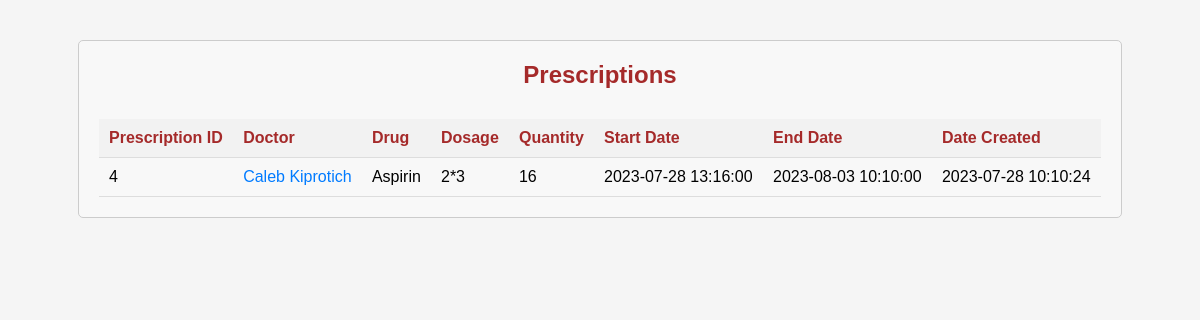
/profiles/assignedPatientPrescriptions.php?patientId=21 (signed in), run on the app's committed database.
### tables this page shows
CREATE TABLE `prescription` (
  `prescriptionId` int(11) NOT NULL,
  `consultationId` int(11) DEFAULT NULL,
  `drugId` int(11) DEFAULT NULL,
  `dosage` varchar(32) NOT NULL,
  `quantity` int(11) NOT NULL,
  `startDate` timestamp NOT NULL DEFAULT current_timestamp() ON UPDATE current_timestamp(),
  `endDate` timestamp NOT NULL DEFAULT '0000-00-00 00:00:00',
  `dateCreated` timestamp NOT NULL DEFAULT current_timestamp()
);

CREATE TABLE `doctor` (
  `doctorId` int(11) NOT NULL,
  `firstName` varchar(128) NOT NULL,
  `lastName` varchar(128) NOT NULL,
  `gender` varchar(10) NOT NULL,
  `emailAddress` varchar(255) NOT NULL,
  `phoneNumber` varchar(20) NOT NULL,
  `specialization` varchar(128) NOT NULL,
  `healthCenterId` int(11) NOT NULL,
  `SSN` int(11) NOT NULL,
  `startYear` int(11) NOT NULL,
  `activeStatus` tinyint(1) DEFAULT 1,
  `passwordHash` varchar(255) NOT NULL
);

CREATE TABLE `drug` (
  `drugId` int(11) NOT NULL AUTO_INCREMENT,
  `tradeName` varchar(128) NOT NULL,
  `scientificName` varchar(255) NOT NULL,
  `formula` varchar(255) NOT NULL,
  `form` varchar(128) NOT NULL,
  `dateManufactured` timestamp NOT NULL DEFAULT current_timestamp() ON UPDATE current_timestamp(),
  `expiryDate` timestamp NOT NULL DEFAULT '0000-00-00 00:00:00',
  `supplyId` int(11) DEFAULT NULL,
  `imagePath` varchar(255),  
  `category` varchar(255), 
  PRIMARY KEY (`drugId`)
);

### configuration.php (called while the page is built)
<?php
$config = [
	'db_host' => 'localhost',
	'db_username' => 'root',
	'db_password' => '',
	'db_name' => 'drug_dispenser'
];
?>

### database.php (called while the page is built, shortened)
<?php
class Database {
	private $host;
	private $username;
	private $password;
	private $database;
	private $connection;
	public function __construct() {
		require_once 'configuration.php';
		$this->host = $config['db_host'];
		$this->username = $config['db_username'];
		$this->password = $config['db_password'];
		$this->database = $config['db_name'];
	}
	private function connect() {
		$this->connection = new mysqli($this->host, $this->username, $this->password, $this->database);
	}
	public function queryData($query, $values) {
		if (count($values) > 0) {
			$statement = $this->connection->prepare($query);
			$statement->bind_param(str_repeat('s', count($values)), ...$values);
			$statement->execute();
			$result = $statement->get_result();
			$rows = $result->fetch_all(MYSQLI_ASSOC);
			$statement->close();
		} else {
			$result = $this->connection->query($query);
			$rows = $result->fetch_all(MYSQLI_ASSOC);
		}
		return $rows;
	}
}
?>

### profiles/assignedPatientPrescriptions.php (the view, shortened to what this page needs)
<?php
if ($_GET['patientId'])
{
	$patientId = $_GET['patientId'];
}
?>
<!DOCTYPE html>
<html>
<head>
    <link rel="stylesheet" type="text/css" href="../administrator/styles.css">
    <link rel="stylesheet" type="text/css" href="styles.css">
</head>
<body>
    <div class="container">
        <h2>Prescriptions</h2>
        <table>
            <thead>
                <tr>
                    <th>Prescription ID</th>
                    <th>Doctor</th>
                    <th>Drug</th>
                    <th>Dosage</th>
                    <th>Quantity</th>
                    <th>Start Date</th>
                    <th>End Date</th>
                    <th>Date Created</th>
                </tr>
            </thead>
            <tbody>
                <?php
                require_once '../database.php';
                $db = new Database();
                $query = "SELECT p.prescriptionId, d.firstName AS doctorFirstName, d.doctorId, d.lastName AS doctorLastName,
                          dr.tradeName AS drugTradeName, p.dosage, p.quantity, p.startDate, p.endDate, p.dateCreated
                          FROM prescription p
                          INNER JOIN consultation c ON p.consultationId = c.consultationID
                          INNER JOIN patient_doctor pd ON c.patientDoctorId = pd.patientDoctorId
                          INNER JOIN doctor d ON pd.doctorId = d.doctorId
                          INNER JOIN patient pt ON pd.patientId = pt.patientId
                          INNER JOIN drug dr ON p.drugId = dr.drugId WHERE pd.patientId = $patientId";
                $prescriptions = $db->queryData($query, []);
                foreach ($prescriptions as $prescription) {
                    $prescriptionId = $prescription['prescriptionId'];
                    $doctorFirstName = $prescription['doctorFirstName'];
                    $doctorLastName = $prescription['doctorLastName'];
                    $drugTradeName = $prescription['drugTradeName'];
                    $dosage = $prescription['dosage'];
                    $quantity = $prescription['quantity'];
                    $startDate = $prescription['startDate'];
                    $endDate = $prescription['endDate'];
                    $dateCreated = $prescription['dateCreated'];
                    $doctorId = $prescription['doctorId'];
                    ?>
                    <tr>
                        <td><?php echo $prescriptionId; ?></td>
                        <td><a href="../profiles/doctorProfile.php?doctorId=<?php echo $doctorId; ?>"><?php echo $doctorFirstName . ' ' . $doctorLastName; ?></a></td>
                        <td><?php echo $drugTradeName; ?></td>
                        <td><?php echo $dosage; ?></td>
                        <td><?php echo $quantity; ?></td>
                        <td><?php echo $startDate; ?></td>
                        <td><?php echo $endDate; ?></td>
                        <td><?php echo $dateCreated; ?></td>
                    </tr>
                    <?
                }
                ?>
            </tbody>
        </table>
    </div>
</body>
</html>

### administrator/styles.css (style rules this page uses)
body { font-family: Arial, sans-serif; margin: 0; background-color: #f8f8f8; padding: 0; }
.container { max-width: 90%; width: 90%; margin: 20px auto; padding: 20px; background-color: #f8f8f8; border-radius: 5px; }
h2 { color: green; }
table { width: 100%; border-collapse: collapse; }
th, td { padding: 10px; text-align: left; border-bottom: 1px solid #ddd; }
th { color: brown; }
th { background-color: #f2f2f2; }
td a { text-decoration: none; color: #007bff; transition: color 0.3s; }

### profiles/styles.css (style rules this page uses)
* { margin: 0; padding: 0; box-sizing: border-box; }
body { font-family: Arial, sans-serif; background-color: #f5f5f5; padding: 20px; }
h2 { color: brown; text-align: center; margin-bottom: 30px; }
.container { border: 1px solid #ccc; }

### data on the page
prescription: prescriptionId "4", doctor.firstName "Caleb", doctor.lastName "Kiprotich", drugId.tradeName "Aspirin", dosage "2*3", quantity "16", startDate "2023-07-28 13:16:00", endDate "2023-08-03 10:10:00", dateCreated "2023-07-28 10:10:24"
